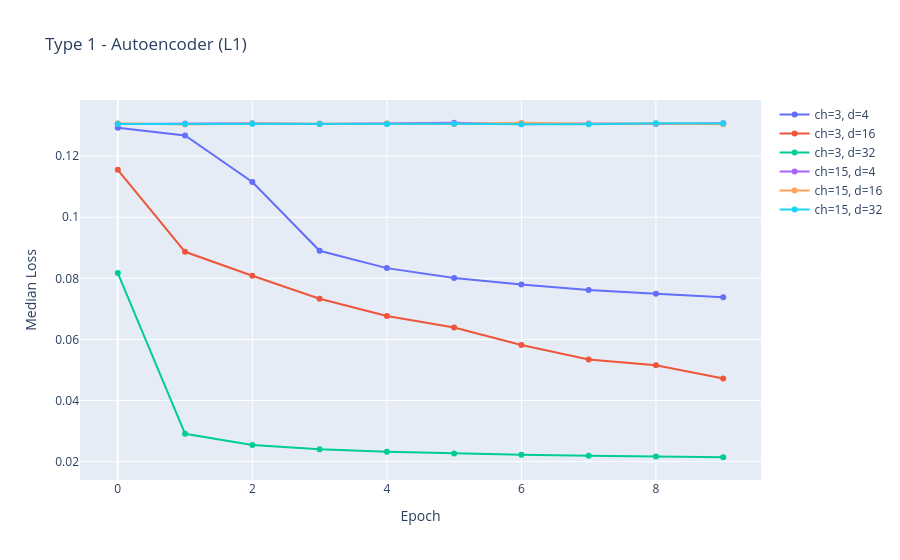
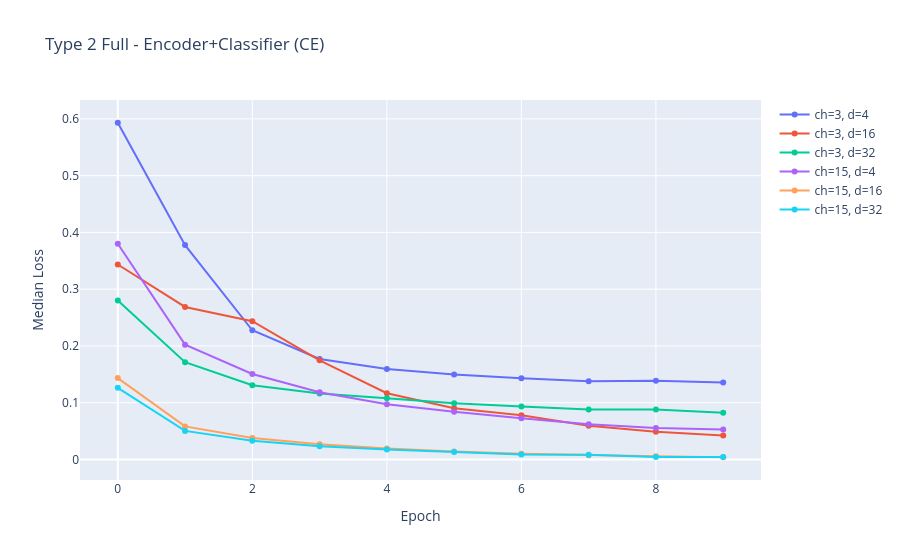
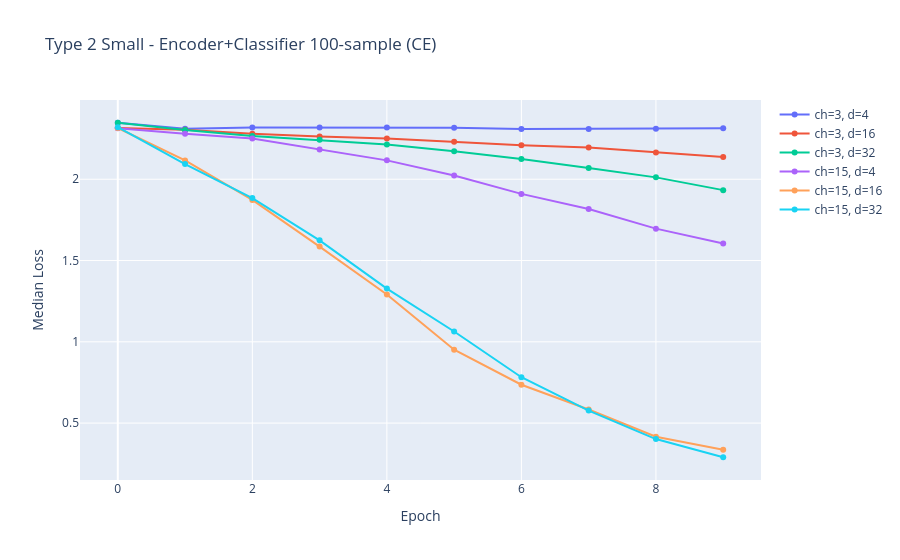
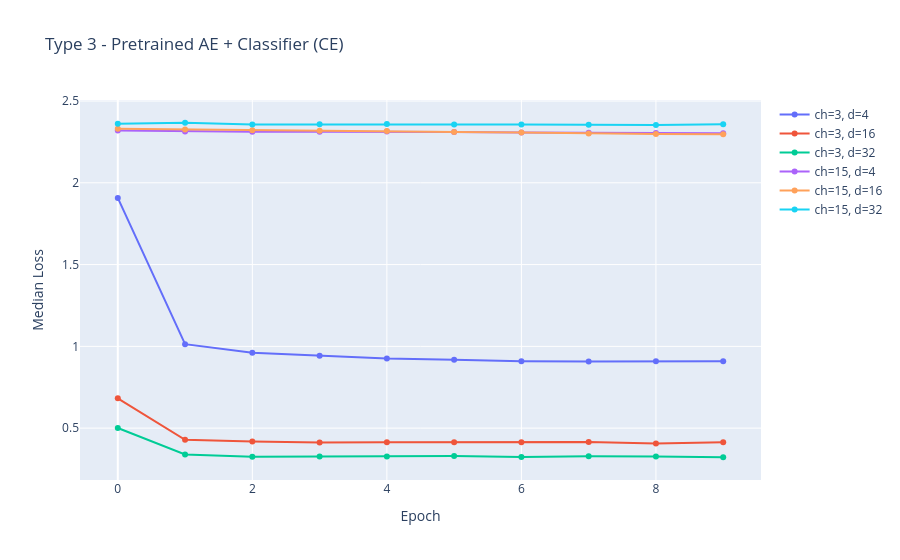

Notebook source saved alongside these figures, in order:
### Markdown cell above
## Q3 — Pre-trained Representation Learning

In this experiment the Q1 autoencoder's encoder weights are **frozen** — only the new `Linear(d, 10)` head is trained. The encoder was trained unsupervised on all 60k images to reconstruct them, not to classify them.

**Full dataset — comparison with Q2:**  
With the full training set, accuracy is comparable to Q2-full. The pre-trained encoder already organises the latent space by visual similarity, and the linear head has enough data to learn the class-to-region mapping on top of it. The convergence is typically faster because the encoder weights are already a good starting point.

**100-sample subset — comparison with Q2:**  
This is the key result. Here the pre-trained encoder provides a strong advantage:  
- In Q2 with 100 samples, the entire network (encoder + head) must be trained from scratch on very little data → the encoder overfits or fails to generalize.  
- Here, the encoder has already seen **all 60k images unsupervised** and learned general low-level visual features. Training only 10 weights from the latent code to class logits using 10 images per class is a much simpler problem → significantly higher accuracy than Q2-small.

**Conclusion on unsupervised pre-training:**  
Unsupervised representation learning (autoencoding) is particularly valuable in the **low-label regime**. When labelled data is scarce, a pre-trained encoder that has learned general visual structure from unlabelled data substantially reduces the amount of labelled examples needed to train a good classifier. The self-supervised task (reconstruction) acts as a proxy that forces the network to learn features transferable to downstream tasks.

### Code cell
import plotly.graph_objects as go

def plot_losses(models_list, title):
    fig = go.Figure()
    for m in models_list:
        cfg = m.kwargs
        label = f"ch={cfg['hidden_channels']}, d={cfg['latent_dim']}"
        fig.add_trace(go.Scatter(y=m.losses, mode='lines+markers', name=label))
    fig.update_layout(title=title, xaxis_title="Epoch", yaxis_title="Median Loss")
    fig.show()

plot_losses(trained_ae_models,        "Type 1 - Autoencoder (L1)")
plot_losses(trained_cls_models_full,  "Type 2 Full - Encoder+Classifier (CE)")
plot_losses(trained_cls_models_small, "Type 2 Small - Encoder+Classifier 100-sample (CE)")
plot_losses(trained_ae_cls_models,    "Type 3 - Pretrained AE + Classifier (CE)")
plot_losses(trained_cls_dec_models,   "Type 4 - Pretrained Classifier + Decoder (L1)")

### Figure 1 — Plotly figure (JSON) as saved in the notebook; plotly's stock layout.template omitted (floating-point values rounded to 4 significant figures)
{"data": [{"mode": "lines+markers", "name": "ch=3, d=4", "type": "scatter", "y": [0.1293, 0.1268, 0.1115, 0.089, 0.08334, 0.08008, 0.07801, 0.07618, 0.07493, 0.07384]}, {"mode": "lines+markers", "name": "ch=3, d=16", "type": "scatter", "y": [0.1155, 0.08868, 0.08083, 0.07331, 0.06767, 0.06389, 0.05817, 0.05339, 0.05157, 0.0472]}, {"mode": "lines+markers", "name": "ch=3, d=32", "type": "scatter", "y": [0.08171, 0.02909, 0.02543, 0.02406, 0.02319, 0.02266, 0.02227, 0.02195, 0.02168, 0.02142]}, {"mode": "lines+markers", "name": "ch=15, d=4", "type": "scatter", "y": [0.1306, 0.1307, 0.1308, 0.1305, 0.1306, 0.1309, 0.1305, 0.1307, 0.1305, 0.1307]}, {"mode": "lines+markers", "name": "ch=15, d=16", "type": "scatter", "y": [0.1308, 0.1304, 0.1307, 0.1307, 0.1308, 0.1305, 0.1309, 0.1306, 0.1307, 0.1305]}, {"mode": "lines+markers", "name": "ch=15, d=32", "type": "scatter", "y": [0.1305, 0.1305, 0.1306, 0.1305, 0.1305, 0.1306, 0.1305, 0.1304, 0.1307, 0.1307]}], "layout": {"title": {"text": "Type 1 - Autoencoder (L1)"}, "xaxis": {"title": {"text": "Epoch"}}, "yaxis": {"title": {"text": "Median Loss"}}}}

### Figure 2 — Plotly figure (JSON) as saved in the notebook; plotly's stock layout.template omitted (floating-point values rounded to 4 significant figures)
{"data": [{"mode": "lines+markers", "name": "ch=3, d=4", "type": "scatter", "y": [0.5932, 0.3776, 0.2276, 0.1771, 0.1594, 0.1497, 0.1429, 0.1378, 0.1385, 0.1356]}, {"mode": "lines+markers", "name": "ch=3, d=16", "type": "scatter", "y": [0.3434, 0.2687, 0.2437, 0.1747, 0.1166, 0.09039, 0.07776, 0.05936, 0.04895, 0.04234]}, {"mode": "lines+markers", "name": "ch=3, d=32", "type": "scatter", "y": [0.2801, 0.1713, 0.1307, 0.1164, 0.1077, 0.09923, 0.09323, 0.08821, 0.08794, 0.08245]}, {"mode": "lines+markers", "name": "ch=15, d=4", "type": "scatter", "y": [0.3799, 0.2023, 0.1506, 0.1184, 0.09734, 0.08424, 0.07271, 0.06197, 0.05527, 0.0529]}, {"mode": "lines+markers", "name": "ch=15, d=16", "type": "scatter", "y": [0.1433, 0.05822, 0.03773, 0.02672, 0.0194, 0.01386, 0.01016, 0.007428, 0.005551, 0.003879]}, {"mode": "lines+markers", "name": "ch=15, d=32", "type": "scatter", "y": [0.1262, 0.05031, 0.03296, 0.02333, 0.01768, 0.01301, 0.008546, 0.008256, 0.004317, 0.004187]}], "layout": {"title": {"text": "Type 2 Full - Encoder+Classifier (CE)"}, "xaxis": {"title": {"text": "Epoch"}}, "yaxis": {"title": {"text": "Median Loss"}}}}

### Figure 3 — Plotly figure (JSON) as saved in the notebook; plotly's stock layout.template omitted (floating-point values rounded to 4 significant figures)
{"data": [{"mode": "lines+markers", "name": "ch=3, d=4", "type": "scatter", "y": [2.347, 2.311, 2.319, 2.318, 2.318, 2.316, 2.309, 2.309, 2.311, 2.314]}, {"mode": "lines+markers", "name": "ch=3, d=16", "type": "scatter", "y": [2.315, 2.304, 2.28, 2.262, 2.25, 2.23, 2.209, 2.195, 2.164, 2.137]}, {"mode": "lines+markers", "name": "ch=3, d=32", "type": "scatter", "y": [2.348, 2.302, 2.267, 2.242, 2.214, 2.172, 2.124, 2.069, 2.012, 1.933]}, {"mode": "lines+markers", "name": "ch=15, d=4", "type": "scatter", "y": [2.314, 2.279, 2.251, 2.182, 2.116, 2.023, 1.91, 1.817, 1.696, 1.604]}, {"mode": "lines+markers", "name": "ch=15, d=16", "type": "scatter", "y": [2.315, 2.116, 1.873, 1.586, 1.291, 0.9514, 0.7359, 0.584, 0.4162, 0.3355]}, {"mode": "lines+markers", "name": "ch=15, d=32", "type": "scatter", "y": [2.321, 2.094, 1.884, 1.624, 1.327, 1.063, 0.7823, 0.5771, 0.4018, 0.2899]}], "layout": {"title": {"text": "Type 2 Small - Encoder+Classifier 100-sample (CE)"}, "xaxis": {"title": {"text": "Epoch"}}, "yaxis": {"title": {"text": "Median Loss"}}}}

### Figure 4 — Plotly figure (JSON) as saved in the notebook; plotly's stock layout.template omitted (floating-point values rounded to 4 significant figures)
{"data": [{"mode": "lines+markers", "name": "ch=3, d=4", "type": "scatter", "y": [1.908, 1.013, 0.9615, 0.9422, 0.926, 0.9179, 0.9084, 0.9072, 0.9096, 0.9093]}, {"mode": "lines+markers", "name": "ch=3, d=16", "type": "scatter", "y": [0.6822, 0.4285, 0.4176, 0.412, 0.4134, 0.4132, 0.4131, 0.4156, 0.4057, 0.4136]}, {"mode": "lines+markers", "name": "ch=3, d=32", "type": "scatter", "y": [0.5005, 0.3391, 0.3255, 0.3272, 0.3272, 0.3299, 0.3232, 0.3275, 0.3258, 0.3219]}, {"mode": "lines+markers", "name": "ch=15, d=4", "type": "scatter", "y": [2.32, 2.314, 2.312, 2.313, 2.313, 2.31, 2.308, 2.307, 2.305, 2.303]}, {"mode": "lines+markers", "name": "ch=15, d=16", "type": "scatter", "y": [2.331, 2.326, 2.321, 2.319, 2.316, 2.311, 2.308, 2.302, 2.299, 2.297]}, {"mode": "lines+markers", "name": "ch=15, d=32", "type": "scatter", "y": [2.36, 2.367, 2.357, 2.358, 2.36, 2.357, 2.357, 2.355, 2.354, 2.358]}], "layout": {"title": {"text": "Type 3 - Pretrained AE + Classifier (CE)"}, "xaxis": {"title": {"text": "Epoch"}}, "yaxis": {"title": {"text": "Median Loss"}}}}
